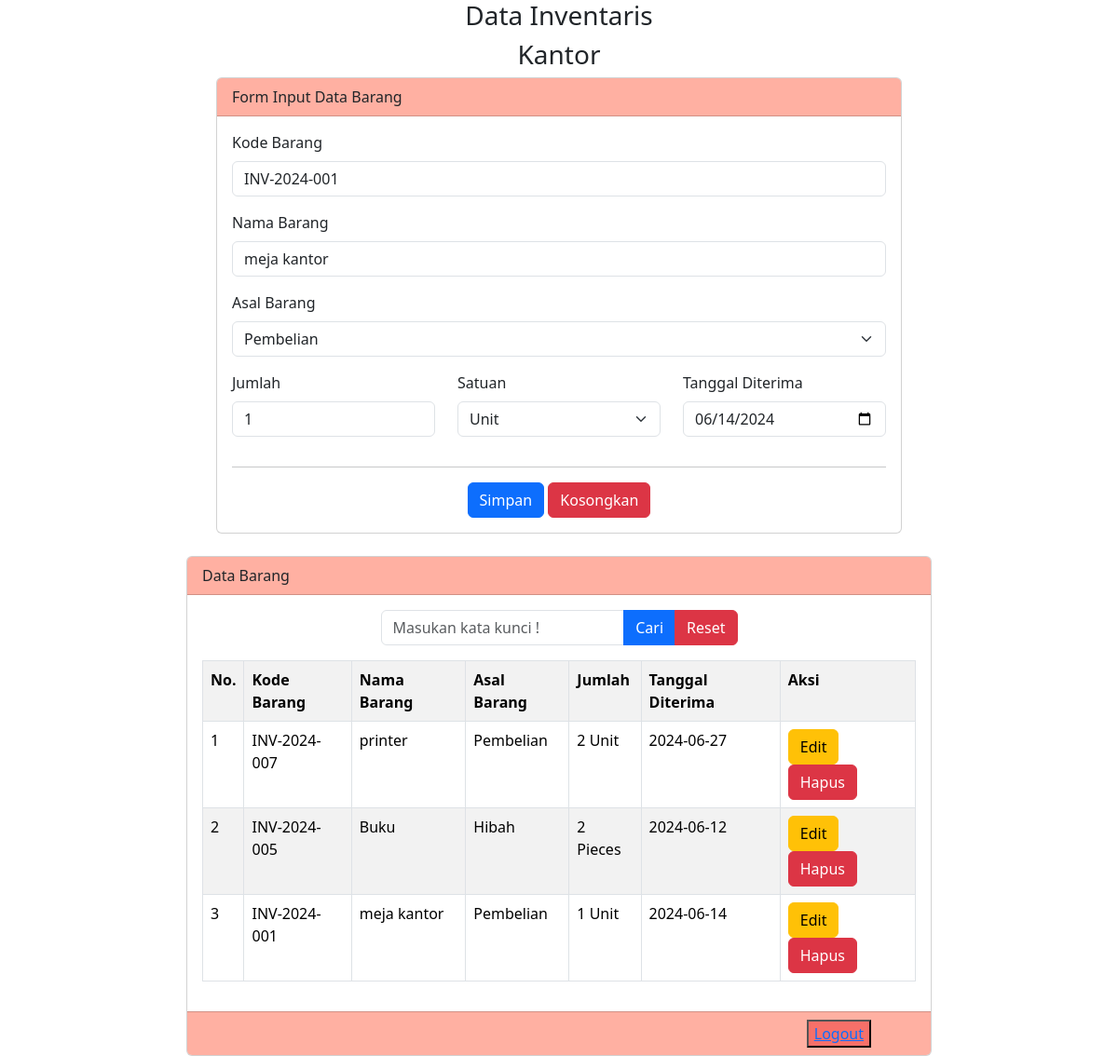
Screenshot of /form.php?hal=edit&id=1 (signed in) with the database file from the repository.
### tables this page shows
CREATE TABLE `tbarang` (
  `id_barang` int(11) NOT NULL,
  `kode` varchar(15) NOT NULL,
  `nama` varchar(100) NOT NULL,
  `asal` varchar(25) NOT NULL,
  `jumlah` int(4) NOT NULL,
  `satuan` varchar(15) NOT NULL,
  `tanggal_diterima` date NOT NULL,
  `tanggal_simpan` timestamp NOT NULL DEFAULT current_timestamp() ON UPDATE current_timestamp()
);

### form.php (the view, shortened to what this page needs)
<?php
$host = "localhost";
$user = "root";
$password = "";
$db = "db_crud";
$port = "3307";
$mysqli = new mysqli($host,$user,$password,$db,$port);
$q = mysqli_query($mysqli, "SELECT kode FROM tbarang ORDER BY kode DESC LIMIT 1");
$datax = mysqli_fetch_array($q);
if($datax){
  $no_terakhir = substr($datax['kode'], -3);
  $no = $no_terakhir + 1;
  if($no > 0 and $no < 10 ){
    $kode = "00".$no;
  }else if($no > 10 and $no < 100 ){
    $kode = "0".$no;
  }else if($no > 100){
    $kode = $no;
  }
}else{
  $kode = "001";
}
$tahun = date('Y');
$vkode = "INV-".$tahun.'-'.$kode;
$vnama = "";
$vasal = "";
$vjumlah = "";
$vsatuan = "";
$vtanggal_diterima = "";
if(isset($_GET['hal'])){
    if($_GET['hal'] == "edit"){
      $tampil = mysqli_query($mysqli, "SELECT*FROM tbarang WHERE id_barang = '$_GET[id]' ");
      $data = mysqli_fetch_array($tampil);
      if($data){
        $vkode = $data['kode'];
        $vnama = $data['nama'];
        $vasal = $data['asal'];
        $vjumlah = $data['jumlah'];
        $vsatuan = $data['satuan'];
        $vtanggal_diterima = $data['tanggal_diterima'];
      }
    }else if($_GET['hal'] == "hapus"){
       $hapus = mysqli_query($mysqli, "DELETE FROM tbarang WHERE id_barang = '$_GET[id]' ");
      if($hapus){
        echo "<script>
                  alert('Hapus Data Sukses');
                  document.location='form.php';
              </script>";
      }else{
        echo "<script>
                  alert('Hapus Data Gagal');
                  document.location='form.php';
              </script>";
      }
    }
}
?>
<!doctype html>
<html lang="en">
  <head>
    <link href="https://cdn.jsdelivr.net/npm/bootstrap@5.3.3/dist/css/bootstrap.min.css" rel="stylesheet">
  </head>
  <body>
    <div class="container">
    <h3 class="text-center">Data Inventaris</h3>
    <h3 class="text-center">Kantor</h3>
    <div class="row">
      <div class="col-md-8 mx-auto">
      <div class="card">
       <div class="card-header text-dark" style="background-color:rgba(255, 99, 71, 0.5)";>
         Form Input Data Barang
       </div>
       <div class="card-body">
          <form method="POST">
          <div class="mb-3">
            <label class="form-label">Kode Barang</label>
            <input type="text" name="tkode" value="<?=$vkode?>" class="form-control" placeholder="Masukan Kode Barang">
          </div>
          <div class="mb-3">
            <label class="form-label">Nama Barang</label>
            <input type="text" name="tnama" value="<?=$vnama?>" class="form-control" placeholder="Masukan Nama Barang">
          </div>
          <div class="mb-3">
            <label class="form-label">Asal Barang</label>
            <select class="form-select" name="tasal">
              <option value="<?=$vasal?>"><?=$vasal?></option>
            </select>
          </div>
          <div class="row">
            <div class="col">
              <div class="mb-3">
                <label class="form-label">Jumlah</label>
                <input type="number" name="tjumlah" value="<?=$vjumlah?>" class="form-control" placeholder="Jumlah Barang">
              </div>
            </div>
            <div class="col">
              <div class="mb-3">
                <label class="form-label">Satuan</label>
                <select class="form-select" name="tsatuan">
                  <option value="<?=$vsatuan?>"><?=$vsatuan?></option>
                </select>
              </div>
            </div>
            <div class="col">
              <div class="mb-3">
                <label class="form-label">Tanggal Diterima</label>
                <input type="date" name="ttanggal_diterima" value="<?=$vtanggal_diterima?>" class="form-control" placeholder="Jumlah Barang">
              </div>
            </div>
            <div class="text-center">
              <hr>
              <button class="btn btn-primary" name="bsimpan" type="submit">Simpan</button>
              <button class="btn btn-danger" name="bkosongkan" type="reset">Kosongkan</button>
            </div>
          </div>
          </form>
</div>
       </div>
      </div>
      </div>
    </div>
<div class="card mt-4 col-md-8 mx-auto">
       <div class="card-header text-dark" style="background-color:rgba(255, 99, 71, 0.5)";>
         Data Barang
       </div>
       <div class="card-body">
        <div class="col-md-6 mx-auto">
          <form method="POST">
            <div class="input-group mb-3">
              <input type="text" name="tcari" value="<?=@$_POST['tcari']?>" class="form-control" placeholder="Masukan kata kunci !">
              <button class="btn btn-primary" name="bcari" type="submit">Cari</button>
              <button class="btn btn-danger" name="breset" type="submit">Reset</button>
            </div>
          </form>
        </div>
         <table class="table table-striped table-hover table-bordered">
          <tr>
            <th>No.</th>
            <th>Kode Barang</th>
            <th>Nama Barang</th>
            <th>Asal Barang</th>
            <th>Jumlah</th>
            <th>Tanggal Diterima</th>
            <th>Aksi</th>
          </tr>
          <?php
            $no = 1;
              if(isset($_POST['bcari'])){
                $keyword = $_POST['tcari'];
                $q = "SELECT * FROM tbarang WHERE kode like '%$keyword%' or nama like '%$keyword%' or asal like '%$keyword%' ORDER BY id_barang DESC";
              }else{
                $q = "SELECT * FROM tbarang order by id_barang desc";
              }
            $tampil = mysqli_query($mysqli, $q);
            while($data = mysqli_fetch_array($tampil)) :
          ?>
          <tr>
            <td><?=$no++ ?></td>
            <td><?=$data['kode']?></td>
            <td><?=$data['nama']?></td>
            <td><?=$data['asal']?></td>
            <td><?=$data['jumlah']?> <?=$data['satuan']?></td>
            <td><?=$data['tanggal_diterima']?></td>
            <td>
              <a href="form.php?hal=edit&id=<?=$data['id_barang']?>" class="btn btn-warning">Edit</a>
              <a href="form.php?hal=hapus&id=<?=$data['id_barang']?>"
              class="btn btn-danger" onclick="return confirm ('Apakah Anda yakin akan hapus data ini ?')">Hapus</a>
            </td>
          </tr>
          <?php endwhile; ?>
         </table>
       </div>
       <div class="card-footer text-dark" style="background-color:rgba(255, 99, 71, 0.5)">
          <div class="d-grid gap-5 d-md-flex justify-content-md-end">
            <button style="background-color:rgba(240, 50, 50, 0.5)" class="me-md-5";><a href="logout.php">Logout</a></button>
          </div>
       </div>
      </div>
  </body>
</html>

### rows the page displays
tbarang: tkode "INV-2024-001", tnama "meja kantor", tasal "Pembelian", tjumlah "1", tsatuan "Unit", ttanggal_diterima "06/14/2024", kode "INV-2024-001", nama "meja kantor", asal "Pembelian", jumlah "1", satuan "Unit", tanggal_diterima "2024-06-14"
tbarang: kode "INV-2024-007", nama "printer", asal "Pembelian", jumlah "2", satuan "Unit", tanggal_diterima "2024-06-27"
tbarang: kode "INV-2024-005", nama "Buku", asal "Hibah", jumlah "2", satuan "Pieces", tanggal_diterima "2024-06-12"
